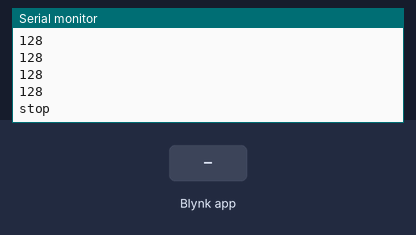
Bench run of a sketch on a simulated Arduino Uno, built with avr-gcc and run on an emulated ATmega328P. Shown: the last lines printed to the serial monitor. The test bench sets the inputs (shaded band). WiFi joins after 1.5 s; servers stay silent unless stated.

Above: at 3.0 s.
3.1 s: Blynk app writes 1 to V1
4.6 s: Blynk app writes 1 to V10
At 5.7 s:
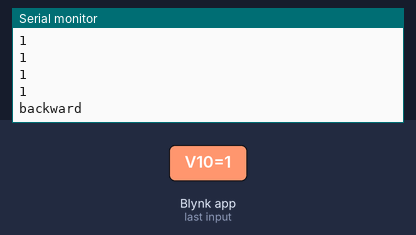
12.2 s: Blynk app writes 200 to V1
At 12.9 s:
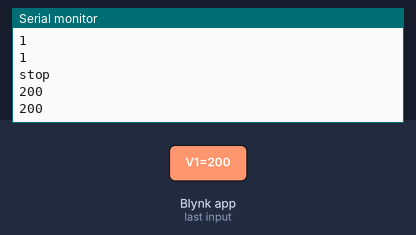
Timing chart, 0 to 13.5 s (numbered marks = the images above; inputs shaded):
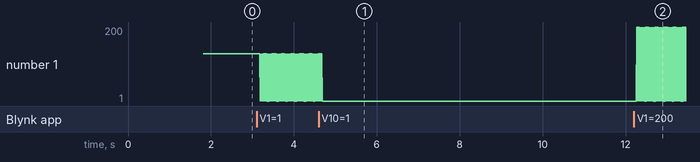

Measured:
- after the input at 4.6 s, the serial monitor: prints a new line after 0.09 s (image 1)
- after the input at 12.2 s, the serial monitor: prints a new line after 0.08 s (image 2)

The sketch:

wifi_manual_notimer.ino
```cpp
#define BLYNK_PRINT Serial
#include <ESP8266_Lib.h>
#include <BlynkSimpleShieldEsp8266.h>
#include <SoftwareSerial.h>

#define m11 6
#define m12 9
#define m21 10
#define m22 11
#define ESP8266_BAUD 9600

BlynkTimer timer;
char auth[]="";
char ssid[]="xyz";
char pass[]="xyz";
int xv1=128;
int yv1=128;
int xv10=128;
int yv10=128;

SoftwareSerial EspSerial(2,4);
ESP8266 wifi(&EspSerial);

void myTimerEvent()
{
  Blynk.virtualWrite(V5, millis()/1000);
}

void setup() {
  Serial.begin(9600);
  EspSerial.begin(ESP8266_BAUD);
  delay(10);
  Blynk.begin(auth, wifi, ssid, pass);
  timer.setInterval(1000L, myTimerEvent);
}

void loop() {
  Blynk.run();
  //timer.run();
  Serial.println(xv1);
  Serial.println(yv1);
  Serial.println(xv10);
  Serial.println(yv10);
  delay(1);
  if(yv1>220&&yv10>220)
  {forward();
    Serial.println("forward");
    }
  else if(yv1<35&&yv10<35)
  { backward();
    Serial.println("backward");
  }

  else if(yv1>220&&yv10<35)
  {right();
  Serial.println("right");
  }
  else if(yv1<35&&yv10>220)
  {left();
  Serial.println("left");}
  else
  {Stop();
    Serial.println("stop");
    }

}

BLYNK_WRITE(V1)
{
  xv1 = param[0].asInt();
  yv1 = param[1].asInt();

}

BLYNK_WRITE(V10)
{
  xv10 = param[0].asInt();
  yv10 = param[1].asInt();

}

void forward()
{
  digitalWrite(m11, HIGH);
  digitalWrite(m12,LOW);
  digitalWrite(m21,HIGH);
  digitalWrite(m22,LOW);
}

void backward()
{
  digitalWrite(m11, LOW);
  digitalWrite(m12,HIGH);
  digitalWrite(m21,LOW);
  digitalWrite(m22,HIGH);
}

void right()
{
  digitalWrite(m11, HIGH);
  digitalWrite(m12,LOW);
  digitalWrite(m21,LOW);
  digitalWrite(m22,HIGH);
}

void left()
{
  digitalWrite(m11, LOW);
  digitalWrite(m12,HIGH);
  digitalWrite(m21,HIGH);
  digitalWrite(m22,LOW);
}

void Stop()
{
  digitalWrite(m11, LOW);
  digitalWrite(m12,LOW);
  digitalWrite(m21,LOW);
  digitalWrite(m22,LOW);
}
```
